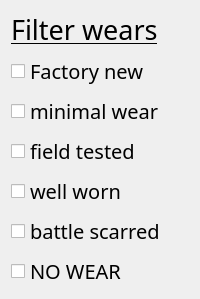
                    <widget class="QWidget" name="itemLibraryWears" native="true">
                     <property name="styleSheet">
                      <string notr="true">#itemLibraryWears{
	background-color: rgb(0, 0, 0);
	border: 1px solid white;
	border-radius: 10px
}
</string>
                     </property>
                     <layout class="QVBoxLayout" name="verticalLayout_82">
                      <item>
                       <widget class="QLabel" name="label_54">
                        <property name="font">
                         <font>
                          <family>SystemHud</family>
                          <pointsize>20</pointsize>
                          <weight>50</weight>
                          <bold>false</bold>
                          <underline>true</underline>
                         </font>
                        </property>
                        <property name="styleSheet">
                         <string notr="true">padding-left: 0</string>
                        </property>
                        <property name="text">
                         <string>Filter wears</string>
                        </property>
                       </widget>
                      </item>
                      <item>
                       <widget class="QCheckBox" name="itemLibraryWearFN">
                        <property name="font">
                         <font>
                          <family>SystemHud</family>
                          <pointsize>15</pointsize>
                          <weight>50</weight>
                          <bold>false</bold>
                         </font>
                        </property>
                        <property name="text">
                         <string>Factory new</string>
                        </property>
                       </widget>
                      </item>
                      <item>
                       <widget class="QCheckBox" name="itemLibraryWearMM">
                        <property name="font">
                         <font>
                          <family>SystemHud</family>
                          <pointsize>15</pointsize>
                          <weight>50</weight>
                          <bold>false</bold>
                         </font>
                        </property>
                        <property name="text">
                         <string>minimal wear</string>
                        </property>
                       </widget>
                      </item>
                      <item>
                       <widget class="QCheckBox" name="itemLibraryWearFT">
                        <property name="font">
                         <font>
                          <family>SystemHud</family>
                          <pointsize>15</pointsize>
                          <weight>50</weight>
                          <bold>false</bold>
                         </font>
                        </property>
                        <property name="text">
                         <string>field tested</string>
                        </property>
                       </widget>
                      </item>
                      <item>
                       <widget class="QCheckBox" name="itemLibraryWearWW">
                        <property name="font">
                         <font>
                          <family>SystemHud</family>
                          <pointsize>15</pointsize>
                          <weight>50</weight>
                          <bold>false</bold>
                         </font>
                        </property>
                        <property name="text">
                         <string>well worn</string>
                        </property>
                       </widget>
                      </item>
                      <item>
                       <widget class="QCheckBox" name="itemLibraryWearBS">
                        <property name="font">
                         <font>
                          <family>SystemHud</family>
                          <pointsize>15</pointsize>
                          <weight>50</weight>
                          <bold>false</bold>
                         </font>
                        </property>
                        <property name="text">
                         <string>battle scarred</string>
                        </property>
                       </widget>
                      </item>
                      <item>
                       <widget class="QCheckBox" name="itemLibraryWearNW">
                        <property name="font">
                         <font>
                          <family>SystemHud</family>
                          <pointsize>15</pointsize>
                         </font>
                        </property>
                        <property name="text">
                         <string>NO WEAR</string>
                        </property>
                       </widget>
                      </item>
                     </layout>
                    </widget>
